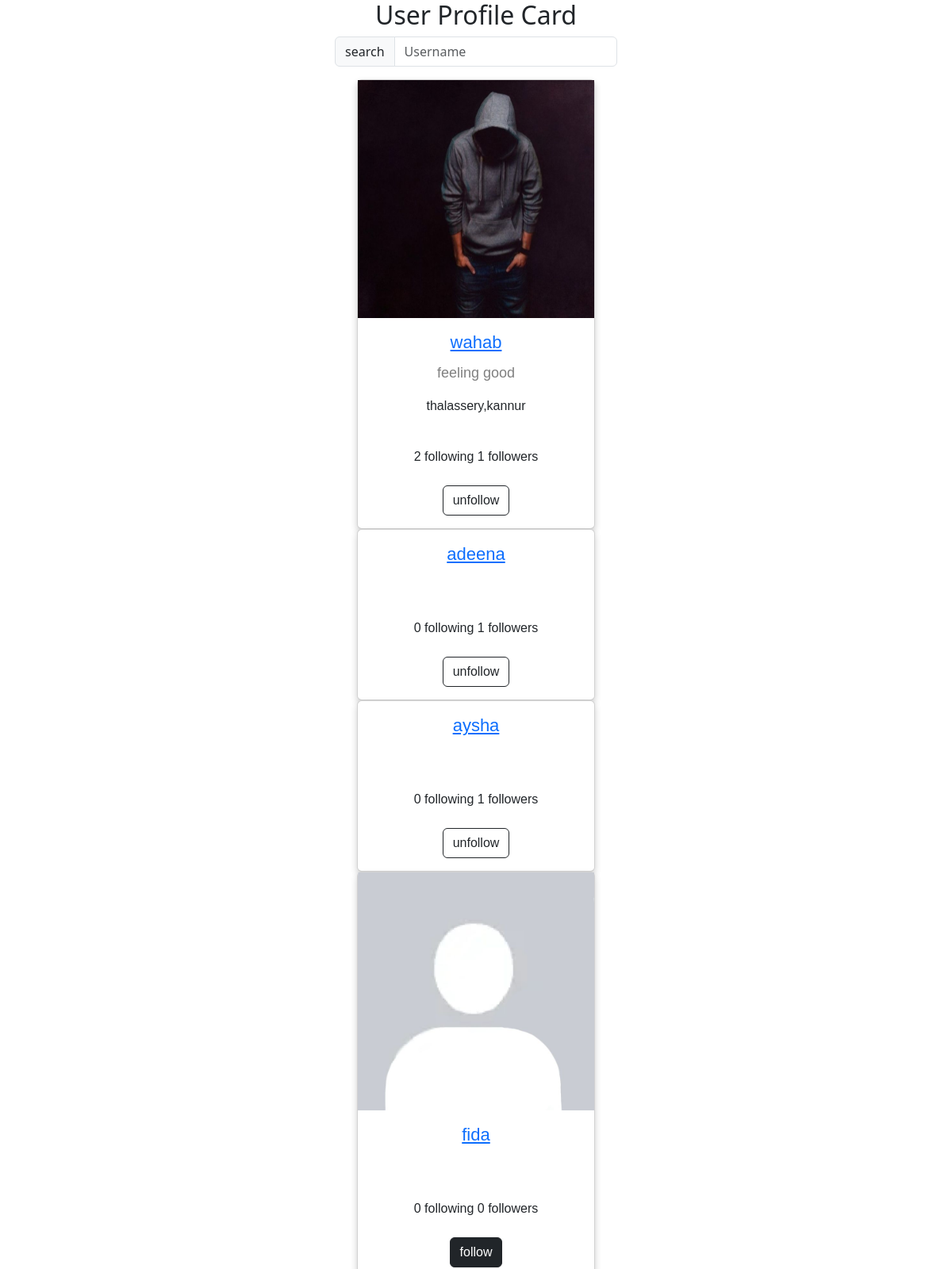
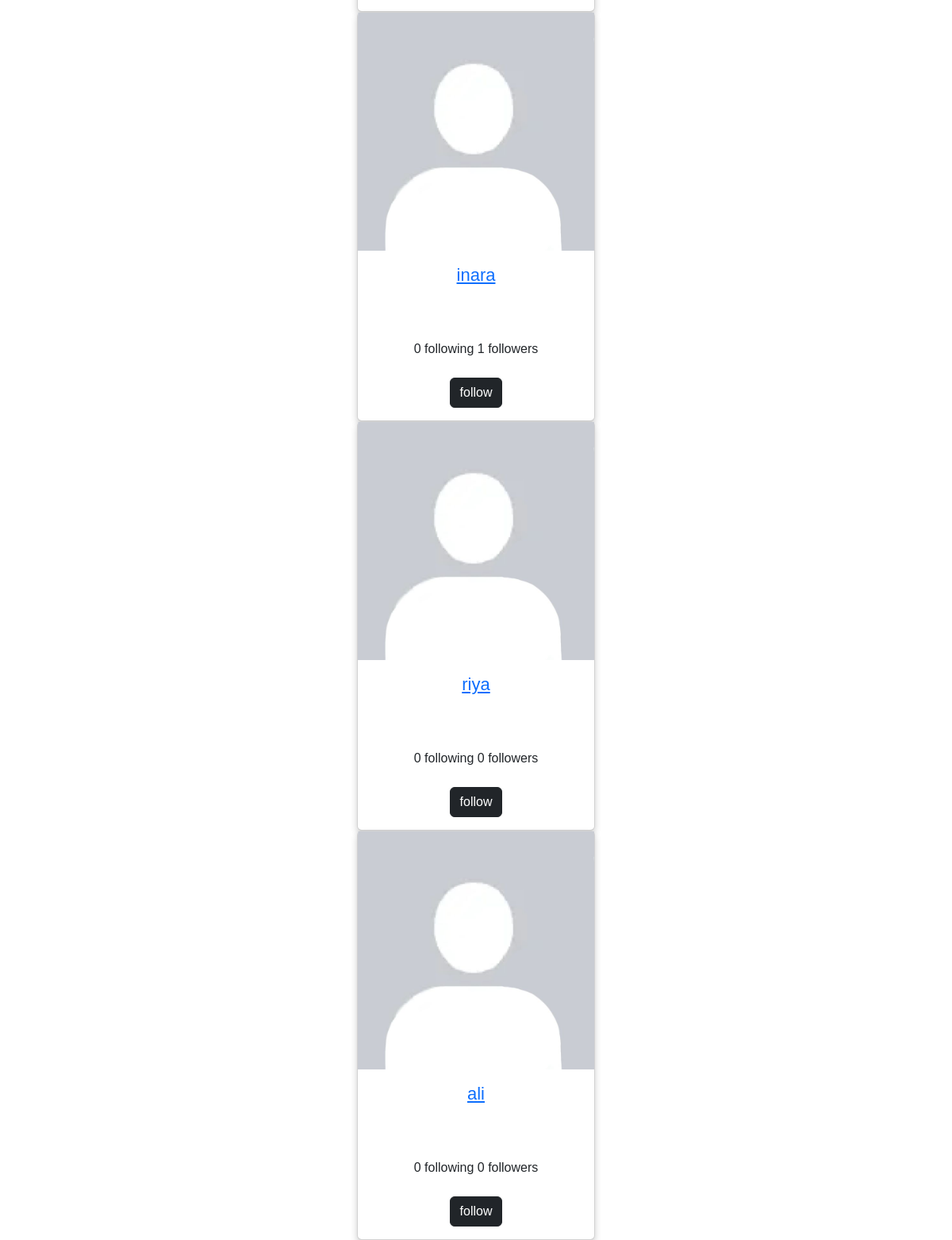
Page /profile/all (signed in) on the committed database (2 pictures, top to bottom).
### myapp/models.py (models this page shows, shortened)
class UserProfile(models.Model):
    user=models.OneToOneField(User,on_delete=models.CASCADE,related_name="profile")
    profile_pic=models.ImageField(upload_to="profilepics",default="/profilepics/default.jpg")
    bio=models.CharField(max_length=200)
    address=models.CharField(max_length=200)
    dob=models.DateTimeField(null=True)
    following=models.ManyToManyField("self",related_name="followed_by",symmetrical=False)
    created_date=models.DateTimeField(auto_now_add=True)
    cover_pic=models.ImageField(upload_to="coverpic",blank=True,default="/profilepics/cover.jpg")
    def __str__(self):
        return self.user.username

### myapp/views.py (the view, shortened to what this page needs)
# urls.py: path("profile/all",views.ProfileListView.as_view(),name="profile-list"),
class  ProfileListView(ListView):
    model=UserProfile
    template_name="profile-list.html"
    context_object_name="profiles"
    def get_queryset(self):
        return UserProfile.objects.exclude(user=self.request.user)

### myapp/templates/profile-list.html (shortened to what this page needs)
<!DOCTYPE html>
{%load static%}
<html>
<head>
    <link rel="stylesheet" href="{%static 'css/card-style.css' %}">
<link rel="stylesheet" href="https://cdnjs.cloudflare.com/ajax/libs/font-awesome/4.7.0/css/font-awesome.min.css">
<link href="https://cdn.jsdelivr.net/npm/bootstrap@5.3.5/dist/css/bootstrap.min.css" rel="stylesheet">
</head>
<body>
<h2 style="text-align:center">User Profile Card</h2>
<div class="container">
  <div class="row">
    <div class="col-4"></div>
    <div class="col-4">
      <div class="input-group mb-3">
        <span class="input-group-text" id="basic-addon1">search</span>
        <input type="text" class="form-control" placeholder="Username" aria-label="Username" aria-describedby="basic-addon1" name="username">
      </div>
    </div>
    <div class="col-4"></div>
  </div>
</div>
{%for profile in profiles%}
<div class="card">
    {%if profile.profile_pic%}
    <img src="{{profile.profile_pic.url}}" alt="John" style="width:100%" height="300px">
    {%endif%}
    <h1><a href="{%url 'profile-detail' profile.id%}">{{profile}}</a></h1>
    <p class="title">{{profile.bio}}</p>
    <p>{{profile.address}}</p>
    <div style="margin: 24px 0;">
        {{profile.following.all.count}} following
        {{profile.followed_by.all.count}} followers
    </div>
    <p>
        {%if request.user.profile in profile.followed_by.all%}
          <a href="{%url 'unfollow' profile.id%}" class="btn btn-outline-dark">unfollow</a>
        {%else%}
          <a href="{%url 'follow' profile.id%}" class="btn btn-dark">follow</a>
         {%endif%}
    </p>
  </div>
{%endfor%}
</body>
</html>

### myapp/static/css/card-style.css (style rules this page uses)
.card { box-shadow: 0 4px 8px 0 rgba(0, 0, 0, 0.2); max-width: 300px; margin: auto; text-align: center; font-family: arial; }
.title { color: grey; font-size: 18px; }
a { text-decoration: none; font-size: 22px; color: black; }

### rows in the picture
UserProfile: profile_pic (picture), user.username "wahab", bio "feeling good", address "thalassery,kannur", following.all.count "2", followed_by.all.count "1", shows "unfollow"
UserProfile: user.username "adeena", following.all.count "0", followed_by.all.count "1", shows "unfollow"
UserProfile: user.username "aysha", following.all.count "0", followed_by.all.count "1", shows "unfollow"
UserProfile: profile_pic (placeholder picture), user.username "fida", following.all.count "0", followed_by.all.count "0"
UserProfile: profile_pic (placeholder picture), user.username "inara", following.all.count "0", followed_by.all.count "1"
UserProfile: profile_pic (placeholder picture), user.username "riya", following.all.count "0", followed_by.all.count "0"
UserProfile: profile_pic (placeholder picture), user.username "ali", following.all.count "0", followed_by.all.count "0"
